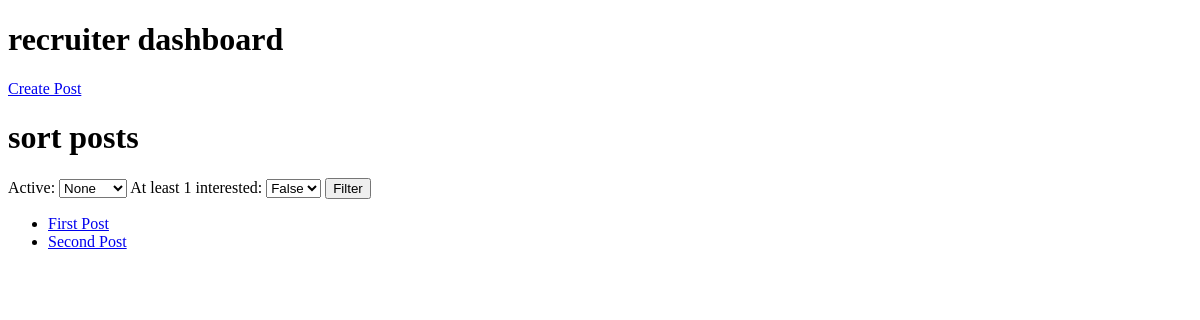
Before: / (signed in) with the older database file.
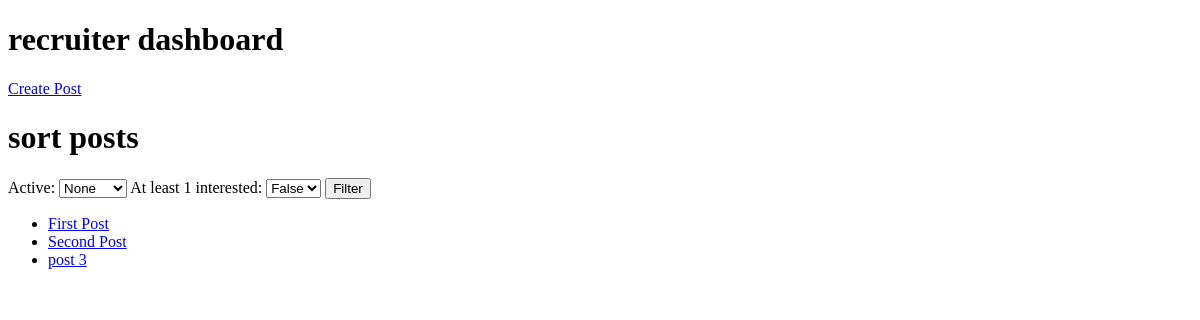
After: the same page with the newer database file.
### tindev/models.py (models this page shows)
class Post(models.Model):
    recruiter = models.ForeignKey(Recruiter, on_delete=models.RESTRICT)
    title = models.CharField(max_length=255)
    type = models.BooleanField()
    city = models.CharField(max_length=255)
    state = models.CharField(max_length=255)
    skills = models.TextField()
    description = models.TextField()
    expiration = models.DateField()
    status = models.BooleanField()

### tindev/views/dashboard.py (the view, shortened to what this page needs)
# urls.py: path('', views.index, name='index'),
def index(request):
    if not request.user:
        return render(request, 'tindev/index.html')
    if request.user.is_staff:
        posts = request.user.recruiter.post_set.all()
        now = datetime.datetime.now()
        now = datetime.date(now.year, now.month, now.day)
        for post in posts:
            if post.expiration < now:
                post.status = False
                post.save()
        context = {
                'posts': posts
                }
        return render(request, 'tindev/recruiter_dashboard.html', context)

### tindev/templates/tindev/recruiter_dashboard.html (shortened to what this page needs)
<!DOCTYPE html>
<html lang="en">
<head>
</head>
<body>
    <h1>recruiter dashboard</h1>
    <a href="/posts/create">Create Post</a>
    <h1>sort posts</h1>
    <form action="/recruiter_dashboard" method="post">
        <label for="active_filter">Active:</label>
        <select name="active_filter">
            <option value="none">None</option>
        </select>
        <label for="interested_filter">At least 1 interested:</label>
        <select name="interested_filter">
            <option value="false">False</option>
        </select>
        <input type="submit" value="Filter">
    </form>
    <ul>
        {% for post in posts %}
        <li><a href="/posts/{{post.id}}">{{post.title}}</a></li>
        {% endfor %}
    </ul>
</body>
</html>

Changed rows visible on the page:
added Post: title "post 3"
